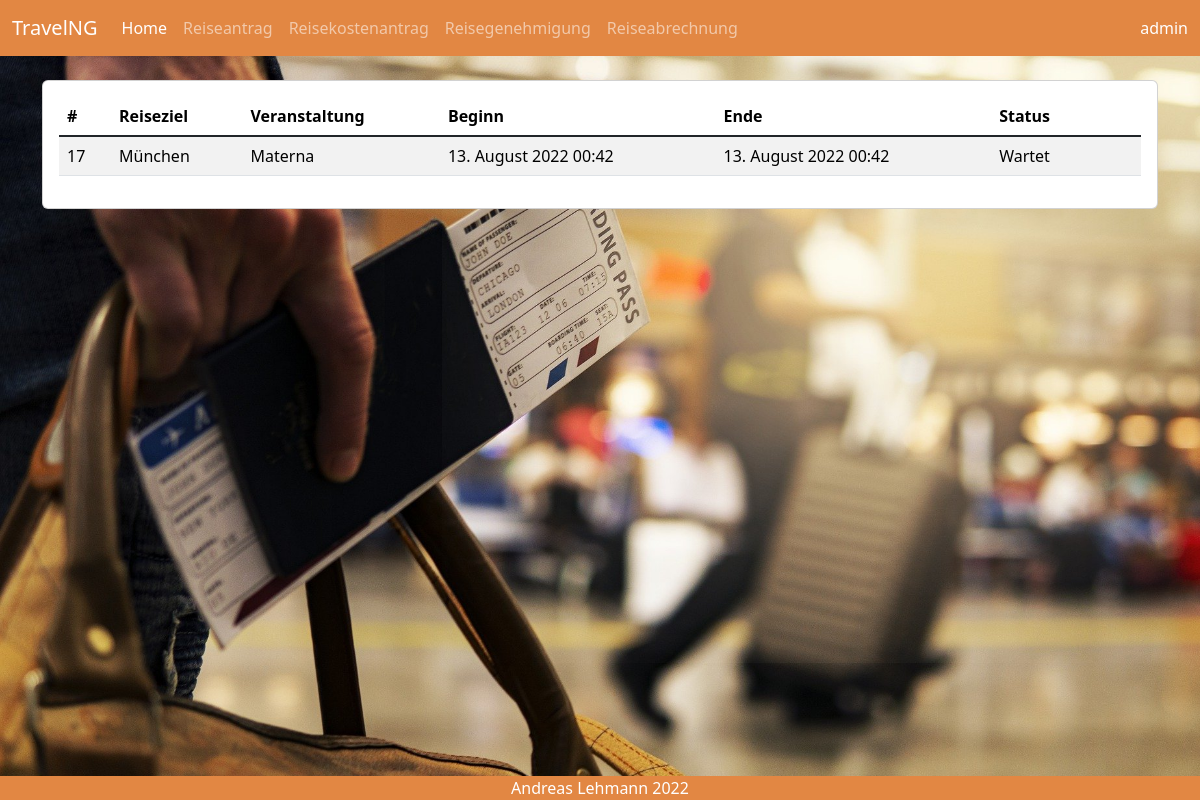
The app's page / (signed in), older data.
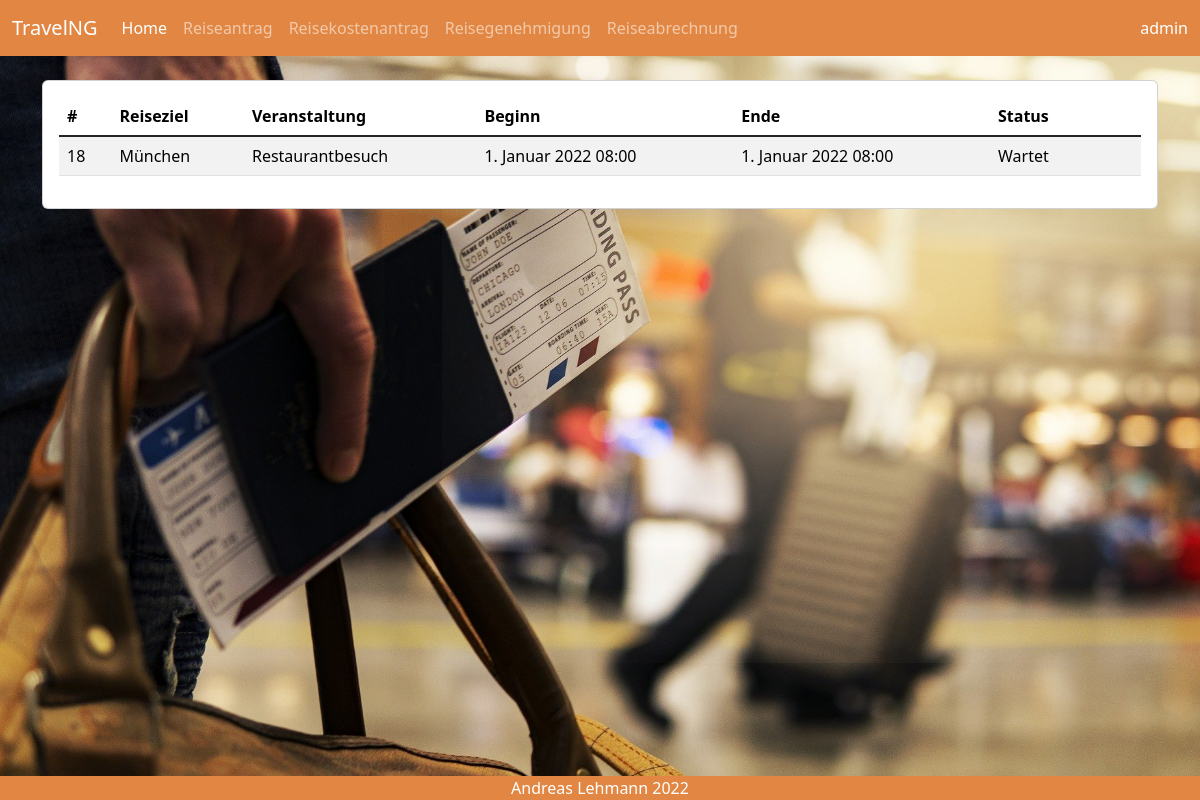
The same page, newer data.
### request/models.py (models this page shows, shortened)
class TravelRequest(models.Model):
    STATUS_CHOICES = [('Wartet', 'Wartet'),
                      ('Genehmigt', 'Genehmigt'),
                      ]
    destination = models.CharField(max_length=50, blank=False)
    event = models.CharField(max_length=50, blank=False)
    journey_start = models.DateTimeField(default='01.01.2022 08:00', blank=False)
    journey_end = models.DateTimeField(default='01.01.2022 08:00', blank=False)
    event_start = models.DateTimeField(default='01.01.2022 08:00', blank=False)
    event_end = models.DateTimeField(default='01.01.2022 08:00', blank=False)
    transport = models.ForeignKey(Transport, on_delete=models.SET_NULL, null=True, blank=False)
    employee = models.ForeignKey(Employee, on_delete=models.SET_NULL, null=True, blank=False)
    cost_center = models.ForeignKey(CostCenter, on_delete=models.SET_NULL, null=True, blank=False)
    status = models.CharField(default='Wartet', max_length=30, choices=STATUS_CHOICES)

### request/views.py (the view)
# urls.py: 2. Add a URL to urlpatterns:  path('', views.home, name='home')
@login_required
def home(request):
    travel_requests = TravelRequest.objects.all().order_by('journey_start')
    return render(request, 'request/travelRequestList.html',
                  {'page_title': '', 'travel_requests': travel_requests})

### templates/request/travelRequestList.html (shortened to what this page needs)
{% extends 'request/base.html' %}
{% load bootstrap5 bootstrap_icons %}
{% block content %}
    <div class="container">
        <div class="card" style="width: 100%;">
            <div class="card-body">
                <table class="table table-striped table-hover">
                    <thead class="">
                    <tr>
                        <th>#</th>
                        <th>Reiseziel</th>
                        <th>Veranstaltung</th>
                        <th>Beginn</th>
                        <th>Ende</th>
                        <th>Status</th>
                        <th>&nbsp;</th>
                    </tr>
                    </thead>
                    <tbody class="table-group-divider">
                    {% for TravelRequest in travel_requests %}
                        <tr>
                            <td>{{ TravelRequest.id }}</td>
                            <td>{{ TravelRequest.destination }}</td>
                            <td>{{ TravelRequest.event }}</td>
                            <td>{{ TravelRequest.journey_start }}</td>
                            <td>{{ TravelRequest.journey_end }}</td>
                            <td>{{ TravelRequest.status }}</td>
                            <td>
                            </td>
                        </tr>
                    {% endfor %}
                    </tbody>
                </table>
            </div>
        </div>
    </div>
{% endblock %}

### templates/request/base.html (shortened to what this page needs)
{% load bootstrap5 bootstrap_icons %}
{% bootstrap_css %}
{% load static %}
<link rel="stylesheet" href="{% static 'bootstrap_icons/css/bootstrap_icons.css' %}">
<!DOCTYPE html>
<html lang="en">
<head>
</head>
<body>
<div class="bg-image" style="background-image: url('{% static 'travel-g774051fb3_1920.jpg' %}');
        height: 100vh;
        background-size: cover;
        background-repeat: no-repeat;
        "
>
    {% block navigation %}
        <nav class="navbar navbar-expand-lg navbar-dark mb-4" style="background-color: #e28743;">
            <div class="container-fluid">
                <a class="navbar-brand" href="#">{% md_icon 'earth' %}TravelNG</a>
                <ul class="navbar-nav me-auto mb-2 mb-lg-0">
                    <li class="nav-item">
                        <a class="nav-link active" aria-current="page"
                           href="{% url 'home' %}">{% bs_icon 'house' %}Home</a>
                    </li>
                    <li class="nav-item">
                        <a class="nav-link"
                           href="{% url 'addTravelRequest' %}">{% bs_icon 'airplane' %}Reiseantrag</a>
                    </li>
                    <li class="nav-item">
                        <a class="nav-link"
                           href="{% url 'newInvoice' %}">{% bs_icon 'bank' %}Reisekostenantrag</a>
                    </li>
                    {% if perms.request.change_travelrequeststatus %}
                        <li class="nav-item">
                            <a class="nav-link"
                               href="{% url 'travelAuth' %}">{% bs_icon 'bag-check' %}Reisegenehmigung</a>
                        </li>
                    {% endif %}
                    {% if perms.request.change_travelinvoicestatus %}
                        <li class="nav-item">
                            <a class="nav-link"
                               href="{% url 'travelInvoice' %}">{% bs_icon 'cash-coin' %}Reiseabrechnung</a>
                        </li>
                    {% endif %}
                </ul>
                <a class="nav-link text-white" href="{% url 'logout' %}">{% bs_icon 'person' %}{{ user.username }}</a>
            </div>
        </nav>
    {% endblock %}
    {% block content %}{% endblock %}
</div>
</body>
{% block footer %}
    <div class="text-center text-white fixed-bottom" style="background-color: #e28743;">{% bs_icon 'c-circle' %}Andreas
        Lehmann 2022
    </div>
{% endblock %}
</html>

Row changes from the older to the newer data that the page shows:
removed TravelRequest: id "17", destination "München", event "Materna", journey_start "13. August 2022 00:42", journey_end "13. August 2022 00:42", status "Wartet"
added TravelRequest: id "18", destination "München", event "Restaurantbesuch", journey_start "1. Januar 2022 08:00", journey_end "1. Januar 2022 08:00", status "Wartet"
